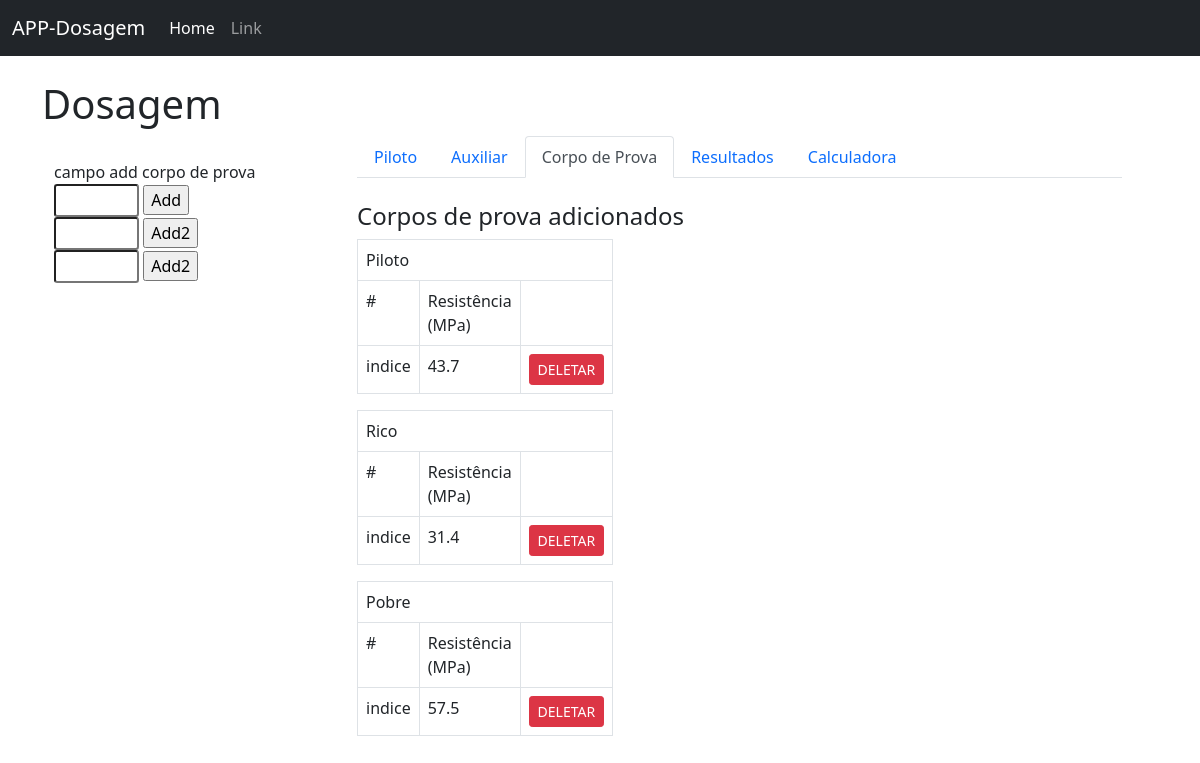
Page /corpo_de_prova/1 on the earlier database version.
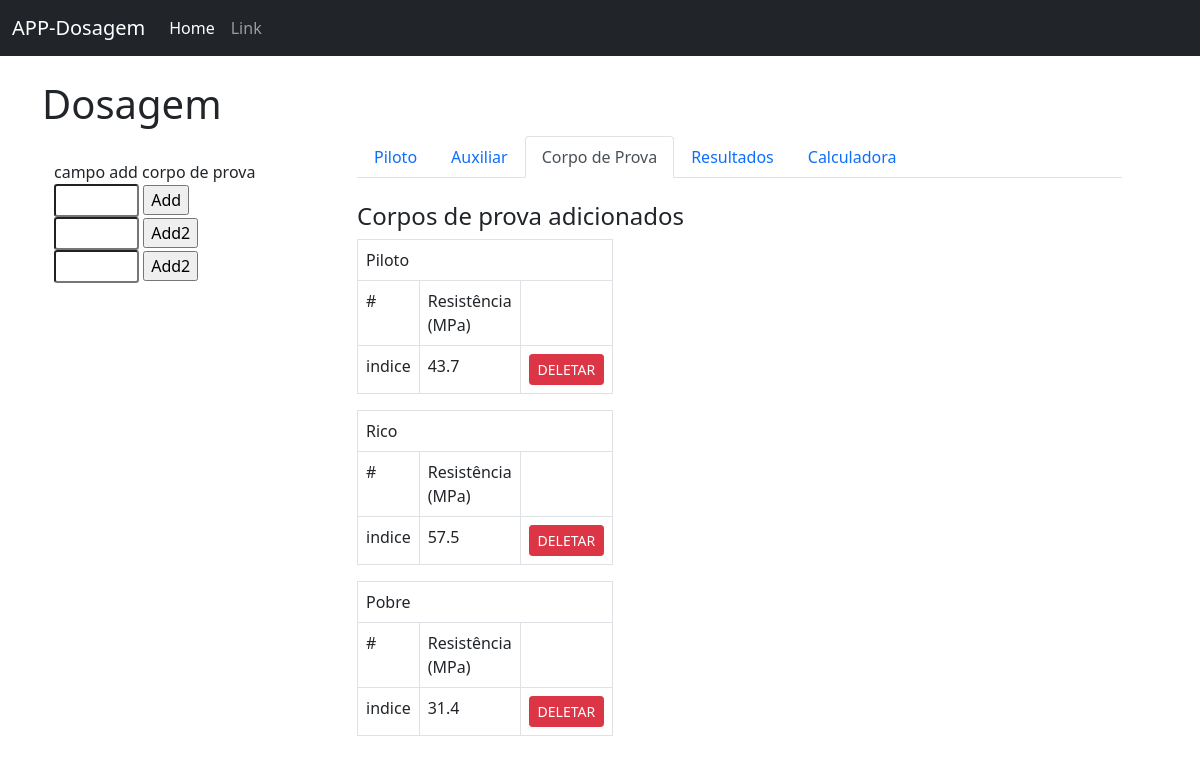
Same page on the later database version.
### hello.py (models this page shows, shortened)
class Cp_piloto(db.Model):
    id = db.Column(db.Integer, primary_key=True)
    resistencia = db.Column(db.Integer)
    ensaio_id = db.Column(db.Integer, db.ForeignKey('ensaios.id'))

class Cp_rico(db.Model):
    id = db.Column(db.Integer, primary_key=True)
    resistencia = db.Column(db.Integer)
    ensaio_id = db.Column(db.Integer, db.ForeignKey('ensaios.id'))

class Cp_pobre(db.Model):
    id = db.Column(db.Integer, primary_key=True)
    resistencia = db.Column(db.Integer)
    ensaio_id = db.Column(db.Integer, db.ForeignKey('ensaios.id'))

### hello.py (the view, shortened to what this page needs)
@app.route('/corpo_de_prova/<int:id>', methods=['POST', 'GET'])
def corpo_de_prova(id):
    ensaio_salvo = Ensaios.query.filter_by(id=id).first()
    cps_piloto = Cp_piloto.query.all()
    cps_rico = Cp_rico.query.all()
    cps_pobre = Cp_pobre.query.all()
    r_piloto = request.form.get("resistencia_piloto")
    r_rico = request.form.get("resistencia_rico")
    r_pobre = request.form.get("resistencia_pobre")
    return render_template('corpo_de_prova.html', id=id, cps_piloto=cps_piloto, cps_rico=cps_rico, cps_pobre=cps_pobre, ensaio_salvo=ensaio_salvo)

### templates/corpo_de_prova.html
{% extends 'base.html' %}
{% block content %}
<h1>Dosagem</h1>
<div class="container">
    <div class = "row">
        <div class="col-3">
            <br>
            campo add corpo de prova
            <form method="POST">
                <input size="3" class="form-control-sm" value="" name="resistencia_piloto">
                <input type="submit" value="Add">
                <br>
                <input size="3" class="form-control-sm" value="" name="resistencia_rico">
                <input type="submit" value="Add2">
                <br>
                <input size="3" class="form-control-sm" value="" name="resistencia_pobre">
                <input type="submit" value="Add2">
            </form>
        </div>
        <div class="col-9">
            <div class="container">
            <ul class="nav nav-tabs">
              <li class="nav-item">
                <a class="nav-link" aria-current="page" href="/dosagem/{{ id }}">Piloto</a>
              </li>
              <li class="nav-item">
                <a class="nav-link" href="/auxiliar/{{ id }}">Auxiliar</a>
              </li>
              <li class="nav-item">
                <a class="nav-link active" href="/corpo_de_prova/{{ id }}">Corpo de Prova</a>
              </li>
              <li class="nav-item">
                <a class="nav-link" href="/resultados/{{ id }}">Resultados</a>
              </li>
              <li class="nav-item">
                <a class="nav-link" href="/calculadora/{{ id }}">Calculadora</a>
              </li>
            </ul>
            <br>
            <h4>Corpos de prova adicionados</h4>
            <div class="col-3">
                <table class='table table-bordered'>
                    <tr>
                        <td colspan="3">Piloto</td>
                    </tr>
                    <tr>
                        <td>#</td>
                        <td>Resistência (MPa)</td>
                        <td></td>
                    </tr>
                    {% for i in ensaio_salvo.cp_piloto %}
                        <tr>
                        <td>indice</td>
                        <td>{{ i.resistencia }}</td>
                        <td><a class="btn btn-danger btn-sm" href="/corpo_de_prova/deletar_piloto/{{ i.id }}">DELETAR</a></td>
                    </tr>
                    {% endfor %}
                </table>
                <table class='table table-bordered'>
                    <tr>
                        <td colspan="3">Rico</td>
                    </tr>
                    <tr>
                        <td>#</td>
                        <td>Resistência (MPa)</td>
                        <td></td>
                    </tr>
                    {% for i in ensaio_salvo.cp_rico %}
                        <tr>
                        <td>indice</td>
                        <td>{{ i.resistencia }}</td>
                        <td><a class="btn btn-danger btn-sm" href="/corpo_de_prova/deletar_rico/{{ i.id }}">DELETAR</a></td>
                    </tr>
                    {% endfor %}
                </table>
                <table class='table table-bordered'>
                    <tr>
                        <td colspan="3">Pobre</td>
                    </tr>
                    <tr>
                        <td>#</td>
                        <td>Resistência (MPa)</td>
                        <td></td>
                    </tr>
                    {% for i in ensaio_salvo.cp_pobre %}
                        <tr>
                        <td>indice</td>
                        <td>{{ i.resistencia }}</td>
                        <td><a class="btn btn-danger btn-sm" href="/corpo_de_prova/deletar_pobre/{{ i.id }}">DELETAR</a></td>
                    </tr>
                    {% endfor %}
                </table>
            </div>
        </div>
    </div>
</div>
{% endblock %}

Differences in the rows shown:
no longer on this page (row edited): Cp_rico: resistencia "31.4"
removed Cp_pobre: resistencia "57.5"
added Cp_rico: resistencia "57.5"
added Cp_pobre: resistencia "31.4"
